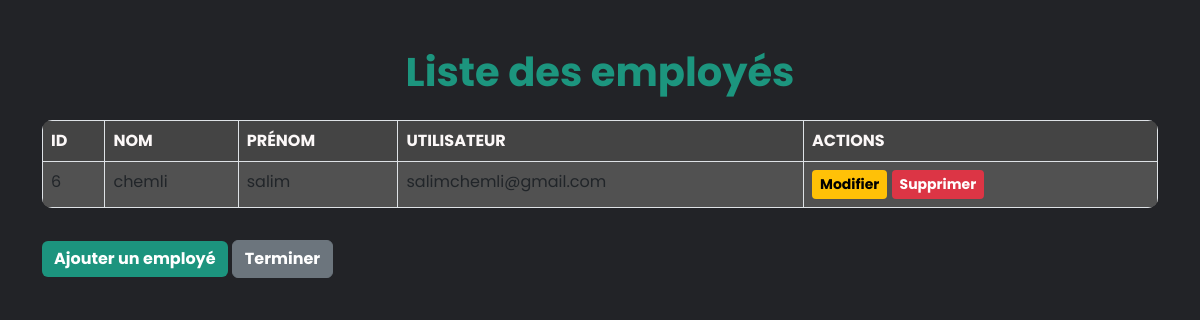
Before: /employes/ with the older database file.
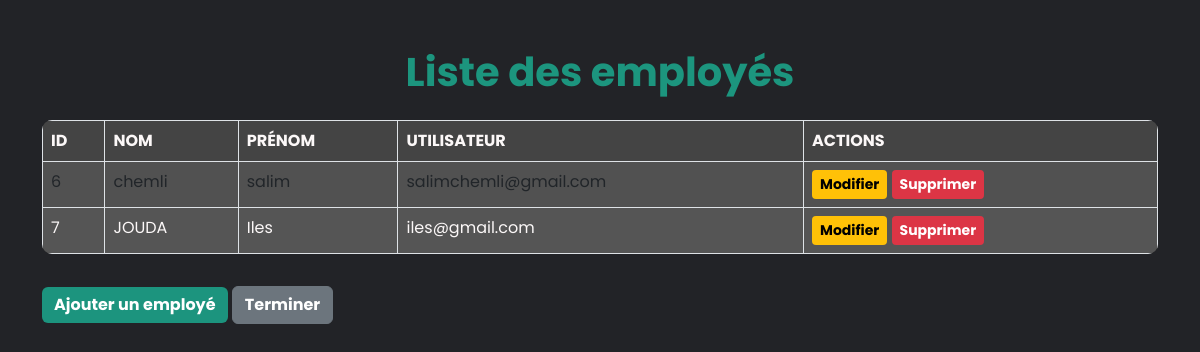
After: the same page with the newer database file.
### app1/models.py (models this page shows, shortened)
class Employe(models.Model):
    nom= models.CharField(max_length=20)
    prenom= models.CharField(max_length=20)
    date_de_naissance= models.DateField(default=timezone.now)
    date_aumbauche= models.DateField(default=timezone.now)
    adresse= models.CharField(max_length=30)
    Historique_professionnel= models.CharField(max_length=500)
    Service_Employe= models.ForeignKey(Service, on_delete=models.CASCADE)
    Competance_Employe=models.ManyToManyField(Competances, related_name="comp", blank=True)
    Employe_Formation= models.ManyToManyField(Formations, related_name="frm", blank=True)
    Employe_Utilisateur= models.OneToOneField(Utilisateur, on_delete=models.CASCADE, related_name="employe")

class Utilisateur(models.Model):
    Login = models.CharField(max_length= 30, unique=True)
    mot_de_passe = models.CharField(max_length=20)
    nom = models.CharField(max_length=30, blank=True, null=True)
    prenom = models.CharField(max_length=30, blank=True, null=True)
    ROLE_CHOICES = [
        ('admin', 'Admin'),
        ('employee', 'Employee'),
        ('manager', 'Manager'),
        ('candidate', 'Candidate'),
    ]
    role = models.CharField(max_length=30, choices=ROLE_CHOICES, default='candidate')

### app1/views.py (the view)
# urls.py: path('employes/', views.liste_employes, name='liste_employes'),
def liste_employes(request):
    employes = Employe.objects.select_related('Employe_Utilisateur').all()
    return render(request, 'liste_employes.html', {'employes': employes})

### app1/templates/liste_employes.html (shortened to what this page needs)
<!DOCTYPE html>
<html lang="en">
    {% load static %}
<head>
    <link rel="stylesheet" href="{% static 'css/bootstrap.min.css' %}">
    <link href="https://cdn.jsdelivr.net/npm/remixicon@4.5.0/fonts/remixicon.css" rel="stylesheet" />
    <link rel="stylesheet" href="https://unpkg.com/boxicons@latest/css/boxicons.min.css">
</head>
<body>
    <div class="container mt-5">
        <h1 class="mb-4">Liste des employés</h1>
        <table class="table table-bordered table-striped">
            <thead class="thead-dark">
                <tr>
                    <th>ID</th>
                    <th>Nom</th>
                    <th>Prénom</th>
                    <th>Utilisateur</th>
                    <th>Actions</th>
                </tr>
            </thead>
            <tbody>
                {% for employe in employes %}
                <tr>
                    <td>{{ employe.id }}</td>
                    <td>{{ employe.nom }}</td>
                    <td>{{ employe.prenom }}</td>
                    <td>{{ employe.Employe_Utilisateur.Login }}</td>
                    <td>
                        <a href="{% url 'modifier_employe' employe.id %}" class="btn btn-warning btn-sm">Modifier</a>
                        <button class="btn btn-danger btn-sm" onclick="confirmDelete({{ employe.id }})">Supprimer</button>
                    </td>
                </tr>
                {% endfor %}
            </tbody>
        </table>
        <a href="{% url 'ajouter_employe' %}" class="btn btn-primary mt-3">Ajouter un employé</a>
        <a href="{% url 'acceuil_arh' %}" class="btn btn-secondary mt-3">Terminer</a>
    </div>
</body>
</html>

Changed rows visible on the page:
added Employe: id "7", nom "JOUDA", prenom "Iles", Employe_Utilisateur.Login "iles@gmail.com"
